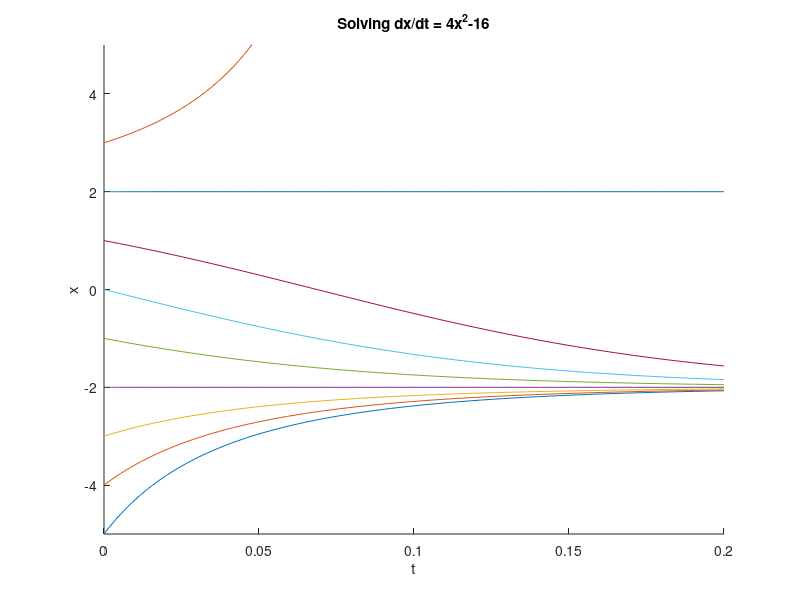

Write the MATLAB code that produced this figure. (Note: this script raises an error after producing the figure.)
%% 
% initial conditions
x0_values = -5:1:3;

%parameters
t_end = .2;

for i=1:length(x0_values)

    options = odeset('RelTol',1e-8);
    [t,x] = ode45(@(t,x) 4*x.^2-16,[0 t_end],x0_values(i),options);
    
    
    dt = t_end/(length(t)-1);
    t_even = 0:dt:t_end;
    
    %plot numerical solution
    hold on
    plot(t,x)
    xlabel('t'), ylabel('x')
    title('Solving dx/dt = 4x^2-16')
    ylim([-5 5])
end
legend(strcat('X0=',string(num2cell(x0_values))))

%% 
figure()
x0_values = -1.5:.5:3;

%parameters
t_end = 3;

for i=1:length(x0_values)

    options = odeset('RelTol',1e-8);
    [t,x] = ode45(@(t,x) 1-x.^14,[0 t_end],x0_values(i),options);
    
    
    dt = t_end/(length(t)-1);
    t_even = 0:dt:t_end;
    
    %plot numerical solution
    hold on
    plot(t,x)
    xlabel('t'), ylabel('x')
    title('Solving dx/dt = 1-x^{14}')
    xlim([-.1 3])

end
legend(strcat('X0=',string(num2cell(x0_values))))


%% 
figure()
x0_values = -3:.5:3;

%parameters
t_end = 5;

for i=1:length(x0_values)

    options = odeset('RelTol',1e-8);
    [t,x] = ode45(@(t,x) x-x.^3,[0 t_end],x0_values(i),options);
    
    
    dt = t_end/(length(t)-1);
    t_even = 0:dt:t_end;
    
    %plot numerical solution
    hold on
    plot(t,x)
    xlabel('t'), ylabel('x')
    title('Solving dx/dt = x-x^{3}')
end
legend(strcat('X0=',string(num2cell(x0_values))))


%% 
figure()
x0_values = 2*pi:.5:3*pi;

%parameters
t_end = 50000;

for i=1:length(x0_values)

    options = odeset('RelTol',1e-8);
    [t,x] = ode45(@(t,x) exp(-x).*sin(x),[0 t_end],x0_values(i),options);
    
    %plot numerical solution
    hold on
    plot(t,x)
    xlabel('t'), ylabel('x')
    title('Solving dx/dt = e^{-x}sinx')
    xlim([-1 t_end])
end
legend(strcat('X0=',string(num2cell(x0_values))))
%% 
figure()
x0_values = -2:.5:2;

%parameters
t_end = 50;

for i=1:length(x0_values)

    options = odeset('RelTol',1e-8);
    [t,x] = ode45(@(t,x) 1+.5*cos(x),[0 t_end],x0_values(i),options);
    
    %plot numerical solution
    hold on
    plot(t,x)
    xlabel('t'), ylabel('x')
    title('Solving dx/dt = 1+ 1/2 cos(x)')
    xlim([-1 t_end])
end
legend(strcat('X0=',string(num2cell(x0_values))))